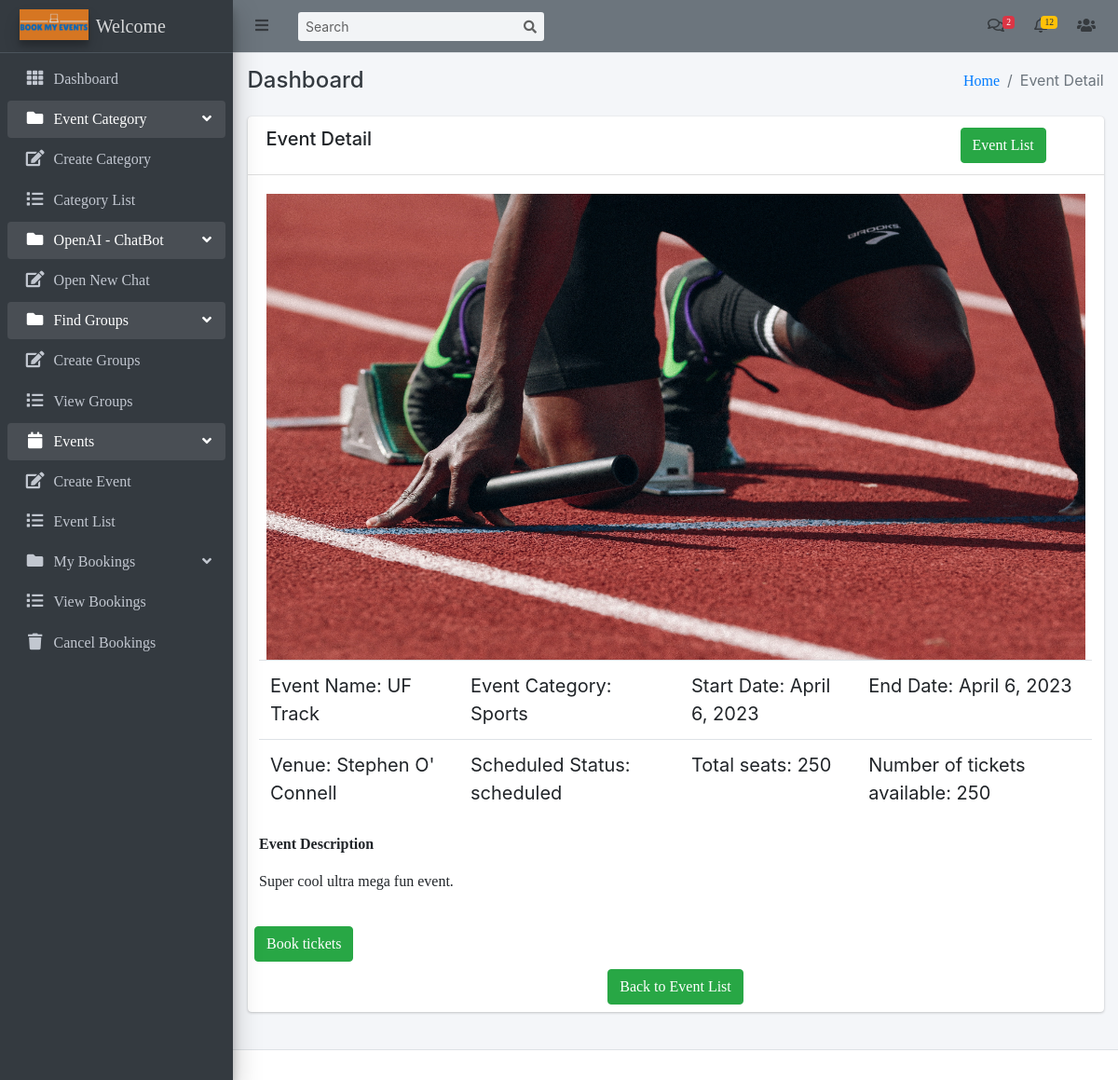
Screenshot of /events/detail/4 (signed in) with the database file from the repository.
### events/models.py (models this page shows, shortened)
class Event(models.Model):
    category = models.ForeignKey(EventCategory, on_delete=models.CASCADE)
    name = models.CharField(max_length=255, unique=True)
    ufid = models.PositiveIntegerField(unique=True)
    description = RichTextUploadingField()
    select_scheduled_status = (
        ('yet to scheduled', 'Yet to Scheduled'),
        ('scheduled', 'Scheduled')
    )
    scheduled_status = models.CharField(max_length=25, choices=select_scheduled_status)
    venue = models.CharField(max_length=255)
    start_date = models.DateField()
    end_date = models.DateField()
    location = models.CharField(max_length=255)
    maximum_attende = models.PositiveIntegerField()
    num_tickets_available = models.PositiveIntegerField(default=0)
    created_user = models.ForeignKey('auth.User', on_delete=models.CASCADE, blank=True, null=True, related_name='event_created_user')
    updated_user = models.ForeignKey('auth.User', on_delete=models.CASCADE, blank=True, null=True, related_name='event_updated_user')
    created_date = models.DateField(auto_now_add=True)
    updated_date = models.DateField(auto_now_add=True)
    status_choice = (
        ('disabled', 'Disabled'),
        ('active', 'Active'),
        ('deleted', 'Deleted'),
        ('time out', 'Time Out'),
        ('completed', 'Completed'),
        ('cancel', 'Cancel'),
    )
    status = models.CharField(choices=status_choice, max_length=10)

class EventImage(models.Model):
    event = models.OneToOneField(Event, on_delete=models.CASCADE)
    image = models.ImageField(upload_to='event_image/')

class EventCategory(models.Model):
    name = models.CharField(max_length=255, unique=True)
    code = models.CharField(max_length=6, unique=True)
    image = models.ImageField(upload_to='event_category/')
    priority = models.IntegerField(unique=True)
    created_user = models.ForeignKey('auth.User', on_delete=models.CASCADE, related_name='created_user')
    updated_user = models.ForeignKey('auth.User', on_delete=models.CASCADE, related_name='updated_user')
    created_date = models.DateField(auto_now_add=True)
    updated_date = models.DateField(auto_now_add=True)
    status_choice = (
        ('disabled', 'Disabled'),
        ('active', 'Active'),
        ('deleted', 'Deleted'),
        ('blocked', 'Blocked'),
        ('completed', 'Completed'),
    )
    status = models.CharField(choices=status_choice, max_length=10)
    def __str__(self):
        return self.name

### events/views.py (the view)
# urls.py: path('detail/<int:pk>', EventDetailView.as_view(), name='event-detail'),
class EventDetailView(LoginRequiredMixin, DetailView):
    login_url = 'login'
    model = Event
    template_name = 'events/event_detail.html'
    context_object_name = 'event'

### templates/events/event_detail.html (shortened to what this page needs)
{% extends 'base/base.html' %} {% block title %}Event Detail{% endblock title %} {% block breadcrumb %}Event Detail{% endblock breadcrumb %} {% block extrahead %} {% load static %}
{% endblock extrahead %} {% block content %}
<div class="row">
    <div class="col-md-12">
        <div class="card">
            <div class="card-header">
                <div class="row">
                    <div class="col-md-10">
                        <h5>Event Detail</h5>
                    </div>
                    <div class="col-md-2">
                        <a class="btn btn-success" href="{% url 'event-list' %}">Event List</a>
                    </div>
                </div>
            </div>
            <div class="card-body">
                <img src="{{ event.eventimage.image.url }}" alt="Image" height="500px" width="100%">
                <div class="row">
                    <div class="com-md-6">
                        <table class="table">
                            <tr>
                                <td><span>Event Name: {{ event.name }}</span></td>
                                <td><span>Event Category: {{ event.category }}</span></td>
                                <td><span>Start Date: {{ event.start_date }}</span></td>
                                <td><span>End Date: {{ event.end_date }}</span></td>
                            </tr>
                            <tr>
                                <td><span>Venue: {{ event.venue }}</span></td>
                                <td><span>Scheduled Status: {{ event.scheduled_status }}</span></td>
                                <td><span>Total seats: {{ event.maximum_attende }}</span></td>
                                <td><span>Number of tickets available: {{ event.num_tickets_available }}</span></td>
                            </tr>
                        </table>
                        <p><b>Event Description</b></p>
                        <p>{{ event.description|safe }}</p>
                    </div>
                </div>
            </div>
            <div class="col-md-2">
                <a class="btn btn-success" href="{% url 'book-event' %}">Book tickets</a>
            </div>
            <div class="footer text-center m-2">
                <a href="{% url 'event-list' %}" class="btn btn-success">Back to Event List</a>
            </div>
        </div>
    </div>
</div>
{% endblock content %}

### rows the page displays
Event: eventimage.image (picture), name "UF Track", category "Sports", start_date "April 6, 2023", end_date "April 6, 2023", venue "Stephen O' Connell", scheduled_status "scheduled", maximum_attende "250", num_tickets_available "250", description "Super cool ultra mega fun event."
